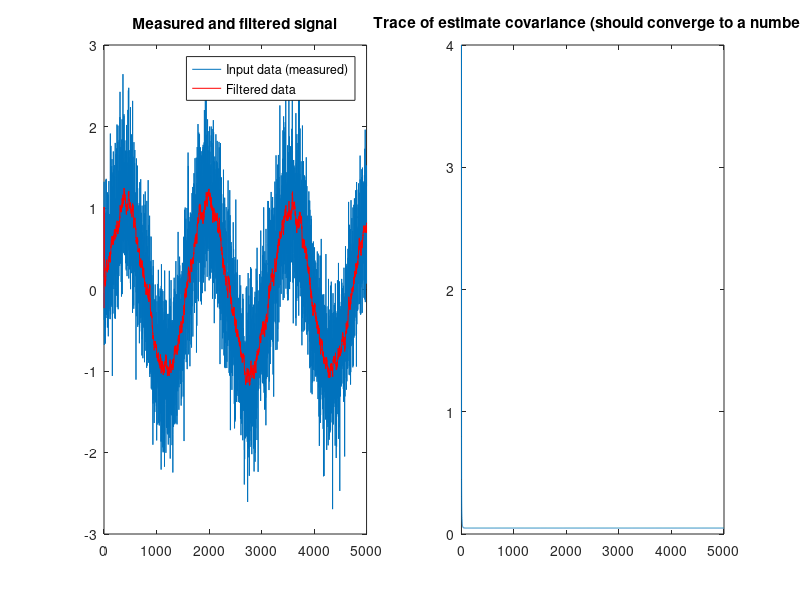

The MATLAB script that drew this image:
%% SIMPLEKALMAN Simple Kalman filter for testing
%
% Author: Daniel Clark, 2013
%
clc;clear all;close all;
%% Load data
% Sample data
T = 5000;
data = .5*randn(1,T)+sin(.004*(1:T));
z = data;                               % init measurement vector
%
zLen = length(z);
%% Init matrices
F = eye(1);                             % state transition matrix
H = eye(1);                             % measurement input matrix
%% Init variables
% Noise paramters:
% PVOLT - initialize your state estimate error
% QVOLT - how much covariance you think the process is varying by (V^2)
% RVOLT - how much covariance in the measurement (sensor noise) (V^2)
PVOLT = 2^2;                            % init P voltage accuracy (covariance) (V^2)
QVOLT = .05^2;                           % covariance of process voltage (V^2)
RVOLT = 1^2;                            % measurement covar error (V^2)
% Covariance matrices
P = diag([PVOLT]);                      % state est. cov. matrix
Q = diag([QVOLT]);                      % process noise cov. matrix
R = diag([RVOLT]);                      % measurement noise cov. matrix
%% Init state and measurement vectors
xhat = zeros(1,zLen);                   % init state vectors
x = zeros(1,zLen);                      % init state vectors
x(1,1) = z(1,1);                        % initial voltage of signal (assume measurement)
% Debugging elements                    % ...
res = zeros(1,zLen);                    % init residuals for plotting
res(:,1) = z(:,1)-H*x(:,1);             % ...
Kres=zeros(1,zLen);                     % Kalman gain * residual
trP = zeros(1,zLen);
trP(1) = P;
%% Iterate through state vector
for k = 2:zLen                          % for each time instant
    % Update state estimate
    xhat(:,k) = F*x(:,k-1);             % update state prediction
    Phat = F*P*F' + Q;                  % estimate P
    % Get measurement z(:,kk)
    K = Phat*H'/(H*Phat*H'+R);          % update Kalman gain
    res(:,k) = z(:,k)-H*xhat(:,k);      % store residuals
    x(:,k) = xhat(:,k)+K*res(:,k);      % state update
    P = (eye(1)-K*H)*Phat;              % update state covariance estimate
    trP(k) = P;
    Kres(:,k) = K*res(:,k);             % store kalman gain'd residuals
    k
end
%% Plots
figure('Name','Plots','Units','Normalized','Position',[0 0 .7 .5]);
subplot(121);plot(z);hold on;plot(x,'r');
title('Measured and filtered signal');legend('Input data (measured)','Filtered data');
subplot(122);plot(trP);title('Trace of estimate covariance (should converge to a number)');
